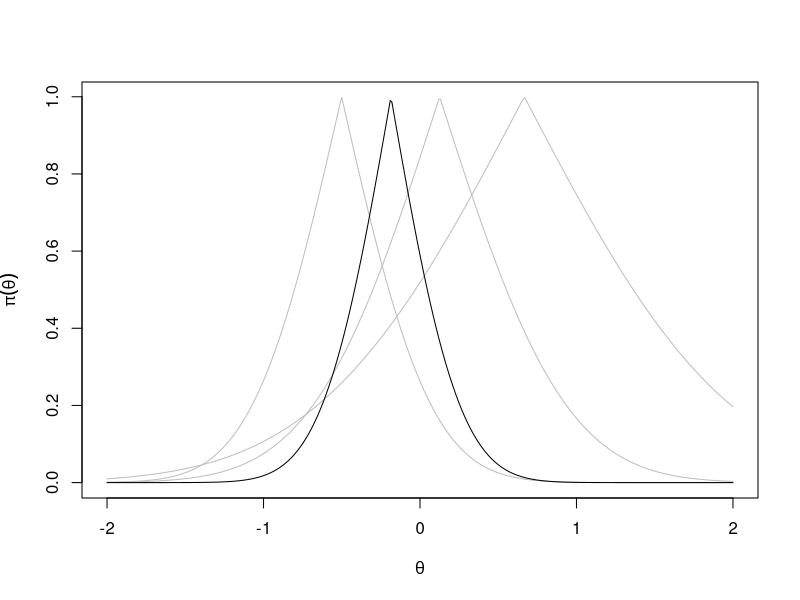

Reproduce this figure in R. (Note: this script raises an error after producing the figure.)
#############################################################################
## Generate data for Gaussian example, create individual and optimal contours
#############################################################################

set.seed(600)
theta <- 0
k <- 3
n_i <- c(5,10,15)
J_ni <- n_i/c(1,2,4)^2
theta_MLE <- sapply(1:k, function(i) rnorm(1, mean=theta, sd=1/sqrt(J_ni[i])))
#range of values for theta
theta_vec <- seq(-2,2,0.01)

# Function for the individual IM contours. 
gaussian_individual_IM <- function(theta, theta_MLE, J_ni){
  2*(1-pnorm(q=abs(theta_MLE-theta)*sqrt(J_ni)))
}

# Plotting the individual IM contours
individual_IMs <- lapply(1:k, function(i) gaussian_individual_IM(theta=theta_vec, theta_MLE=theta_MLE[i], J_ni=J_ni[i]) )

# Plotting the optimal IM contour
optimal_IM <- gaussian_individual_IM(theta=theta_vec, theta_MLE=sum(theta_MLE*J_ni)/sum(J_ni), J_ni=sum(J_ni))

pdf("/Users/ehector/Dropbox/Projects/IMfusion/paper/figures_meta/simple-normal-opt-ind.pdf", height=5, width=5)
plot(theta_vec, individual_IMs[[1]], type="l", col="grey", xlab=expression(theta), ylab=expression(pi(theta)))
lines(theta_vec, individual_IMs[[2]],col="grey")
lines(theta_vec, individual_IMs[[3]],col="grey")
lines(theta_vec, optimal_IM, col="black")
dev.off()

#############################################################################
## Compute Ryan's proposed naive IM
#############################################################################

pl.naive <- function(theta, theta_MLE, J_ni){
  s.J <- sum(J_ni)
  theta.n <- sum(J_ni*theta_MLE) / s.J
  1 - pchisq( ((theta.n -theta)^2)* s.J , 1)
}

# Plotting the naive IM
naive_IM <- pl.naive(theta_vec, theta_MLE=theta_MLE, J_ni=J_ni)
lines(theta_vec, naive_IM, col="red")

#############################################################################
## Compute the proposed middle ground IM with importance weights
#############################################################################

# work likelihood
work.likeli <- function(theta, theta_MLE, J_ni){
  s.J <- sum(J_ni)
  theta.n <- sum(theta_MLE*J_ni) / s.J
  return(exp(-(theta.n -theta)^2 * s.J / 2))
}

# function for middle ground IM
pl.mid <- function(theta, theta.dag, theta_MLE, k, J_ni, M){
  Ysim_list <- lapply(1:length(theta.dag), function(t) sapply(1:k, function(i) rnorm(M, mean=theta.dag[t], sd=1/sqrt(J_ni[i])) ))
  
  pl <- vector(length=length(theta))
  for(l in 1:length(theta)){
    closest <- which.min(abs(theta[l] - theta.dag))
    Ysim <- Ysim_list[[closest]]
    res <- sapply(1:M, function(sim){
      weights <-
        exp(sum(sapply(1:k, function(i) {
          dnorm(Ysim[sim,i], mean=theta[l], sd=1/sqrt(J_ni[i]), log=TRUE) - dnorm(Ysim[sim,i], mean=theta.dag[closest], sd=1/sqrt(J_ni[i]), log=TRUE)
        })))
      
      theta_MLE_sim <- Ysim[sim,]
      J_ni_sim <- J_ni
      as.numeric( work.likeli(theta=theta[l], theta_MLE=theta_MLE_sim, J_ni=J_ni_sim) <= 
                    work.likeli(theta=theta[l], theta_MLE=theta_MLE, J_ni=J_ni)) * weights
    })
    pl[l] <- mean(res)
  }
  return(pl)
}

# Plotting middle ground IM
# theta.dag <- sum(theta_MLE*J_ni) / sum(J_ni)
# theta.dag <- theta_vec[seq(1,length(theta_vec),4)]
# meta_estimate <- sum(theta_MLE*J_ni) / sum(J_ni)
# theta.dag <- c(meta_estimate-1, meta_estimate, meta_estimate+0.5, meta_estimate+1)
theta.dag <- seq(-2,2,0.05)
middle_IM <- pl.mid(theta=theta_vec, theta.dag=theta.dag, theta_MLE=theta_MLE, k=k, J_ni=J_ni, M=10000)

pdf("/Users/ehector/Dropbox/Projects/IMfusion/paper/figures_meta/gaussian-valid-meta-inference.pdf", height=5, width=5)
conf_level <- 0.8
plot(theta_vec, individual_IMs[[1]], type="l", col="grey", xlab=expression(theta), ylab=expression(pi(theta)))
lines(theta_vec, individual_IMs[[2]],col="grey")
lines(theta_vec, individual_IMs[[3]],col="grey")
lines(theta_vec, middle_IM, col="blue")
abline(h=1-conf_level, lty=2, col="black")
abline(v=theta_vec[order(abs(middle_IM-1+conf_level), decreasing=F)[1]], lty=2, col="black")
abline(v=theta_vec[order(abs(middle_IM-1+conf_level), decreasing=F)[2]], lty=2, col="black")
dev.off()

#############################################################################
### Comparison between middle ground IM and "exact" middle ground IM
#############################################################################

plot(theta_vec, middle_IM, col="blue", type="l",
     xlab=expression(theta), ylab=expression(pi(theta)))

# function for exact middle ground IM
pl.mid.exact <- function(theta, theta.dag, theta_MLE, k, J_ni, M){
  pl <- vector(length=length(theta))
  for(l in 1:length(theta)){
    Ysim <- sapply(1:k, function(i) rnorm(M, mean=theta[l], sd=1/sqrt(J_ni[i])) )
    res <- sapply(1:M, function(sim) {
      as.numeric( work.likeli(theta=theta[l], theta_MLE=Ysim[sim,], J_ni=J_ni) <= 
                    work.likeli(theta=theta[l], theta_MLE=theta_MLE, J_ni=J_ni))
    })
    pl[l] <- mean(res)
  }
  return(pl)
}

# Plotting exact middle ground IM
middle_IM_exact <- pl.mid.exact(theta=theta_vec, theta_MLE=theta_MLE, k=k, J_ni=J_ni, M=10000)
lines(theta_vec, middle_IM_exact, col="green")

